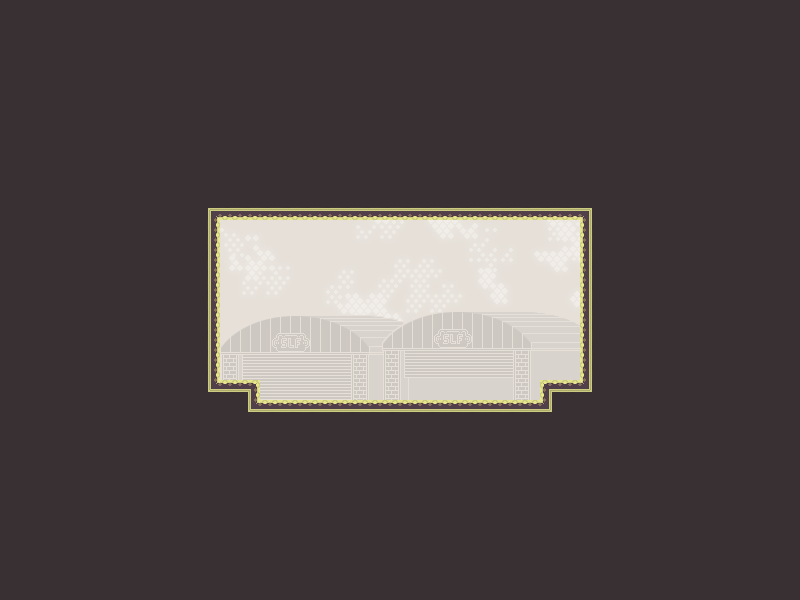

Tiled map render using the project's own tile images. Description and the map definition, with tile-layer contents summarised, below:
An orthogonal 40x30 tile map with 20x20 px tiles, 3 tile layers (bg, bg2, bg3).

<map version="1.0" orientation="orthogonal" width="40" height="30" tilewidth="20" tileheight="20">
 <tileset firstgid="1" name="bgtiles_military" tilewidth="20" tileheight="20">
  <image source="../../../../../XNAModeContent/Lemonade/bgtiles_military.png" width="700" height="500" />
 </tileset>
 <layer name="bg" width="40" height="30">
  <data>[1200 cells, 240 non-empty, 240 distinct tile ids]</data>
 </layer>
 <layer name="bg2" width="40" height="30">
  <data>[1200 cells, 121 non-empty, 121 distinct tile ids]</data>
 </layer>
 <layer name="bg3" width="40" height="30">
  <data>[1200 cells, 1042 non-empty, 27 distinct tile ids]</data>
 </layer>
</map>
